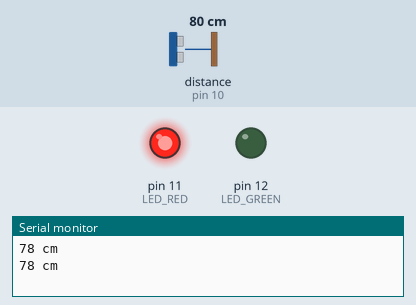
The sketch below on a simulated Arduino Uno, built with avr-gcc and run on an emulated ATmega328P. On the bench: output pins drawn as LEDs (lit = HIGH), the last lines printed to the serial monitor. Wiring (inferred from the names in the program): ultrasonic range finder: trigger pin 9; echo pin 10. The test bench sets the inputs (shaded band); at power-on: distance to the obstacle (sensor on pin 10) 80 cm. The echo pulse lasts 58.3 µs per cm; pins used as bus, display or sensor lines are not drawn.

Above: at 1.8 s.
1.9 s: distance to the obstacle (sensor on pin 10) set to 167 cm
3.4 s: distance to the obstacle (sensor on pin 10) set to 176 cm
At 5.2 s:
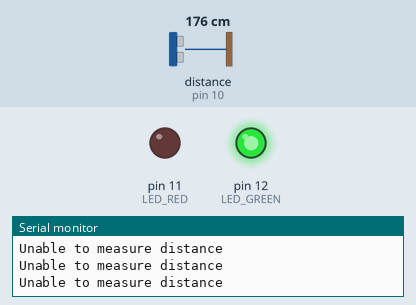
5.5 s: distance to the obstacle (sensor on pin 10) set to 35 cm
At 6.1 s:
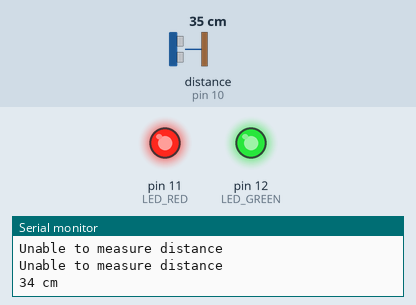
7.0 s: distance to the obstacle (sensor on pin 10) set to 24 cm
8.7 s: distance to the obstacle (sensor on pin 10) set to 19 cm
At 10.7 s:
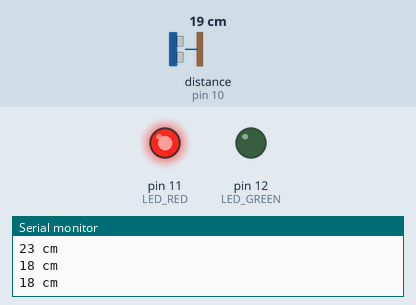
11.0 s: distance to the obstacle (sensor on pin 10) set to 250 cm
At 12.0 s:
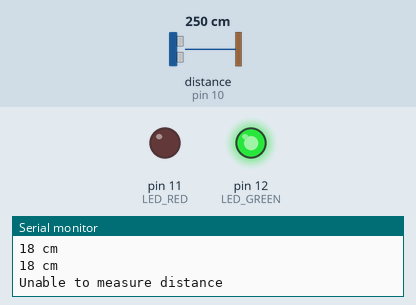
Timing chart, 0 to 14.0 s (numbered marks = the images above; inputs shaded):
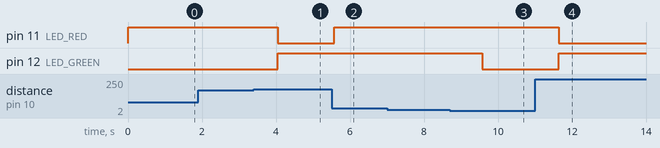

The sketch:

Sample_1_Ultrasonic_Sensor-spec2.ino
```cpp
#define trigPin 9
#define echoPin 10
#define BUZZER 6

#define LED_RED 11
#define LED_GREEN 12
#define LED_BLUE 13

void setup()
{
  Serial.begin (9600);

  pinMode(trigPin, OUTPUT);
  pinMode(echoPin, INPUT);
  pinMode(LED_RED, OUTPUT);
  pinMode(LED_GREEN, OUTPUT);

}

void loop()
{
//******************************************************//
  // Sample Code
  long duration, distance;
  // (1) : generate ultrasonic waveform
  digitalWrite(trigPin, LOW);
  delayMicroseconds(2);
  digitalWrite(trigPin, HIGH);
  delayMicroseconds(10);

  // (2) : Waveform length - the time from the launch
  //       of the ultrasound to the return
  digitalWrite(trigPin, LOW);
  // pulseIn(pin_number, pulse)
  // Read a pulse (HIGH or LOW) on the pin.
  // For example, if value is HIGH, first pulseIn() waits until the pin goes HIGH,
  // second starts a timer, finally waits for the pin to go low and stops the timer.
  //  - Parameter 1 [pin_number] : Pin Number
  //  - Parameter 2 [pulse]      : pulse (HIGH or LOW)
  duration = pulseIn(echoPin, HIGH);

  distance = duration * 17 / 1000;
  // Why write "distance = duration * 17 / 1000" code
  // Distance is time x speed.
  // The speed is 340mm per second at the speed of sound,
  // so the time * 340m is converted to 34,000cm in order to change in cm.
  // The duration that the time value is stored in is stored in microseconds,
  // so it divides 1,000,000 for conversion.
  // So the time x 34,000 / 1,000,000 comes out and the sum is the distance * 34 / 1,000.
  // However, it took two times to reach and return to the obstacle, so divide by two.
  // Then comes the formula of time x 17 / 1,000.

  if (distance >= 170 || distance <= 0)
  {
    Serial.println("Unable to measure distance");
    analogWrite(LED_RED, 0);
    analogWrite(LED_GREEN,255);
  }
  else
  {
    Serial.print(distance);
    Serial.println(" cm");
    analogWrite(LED_RED, 255);
    //analogWrite(LED_GREEN,0);

    if (distance <=20){
//    tone (BUZZER,600);
//    delay(distance*10);
//    noTone(BUZZER);
    analogWrite(LED_GREEN,0);
    delay(distance*10);
  } else {
    delay(500);

  }
  }


  delay(500);
}
```

Measured:
- the behaviour switches between 171 and 172 cm on distance to the obstacle (sensor on pin 10) (found by bisection; images 0 and 1)
- the behaviour switches between 22 and 21 cm on distance to the obstacle (sensor on pin 10) (found by bisection; images 2 and 3)
- after the input at 3.4 s, pin 11 (LED_RED): HIGH → LOW after 0.64 s; pin 12 (LED_GREEN): LOW → HIGH after 0.64 s
- after the input at 5.5 s, pin 11 (LED_RED): LOW → HIGH after 0.07 s
- after the input at 8.7 s, pin 12 (LED_GREEN): HIGH → LOW after 0.88 s
- after the input at 11.0 s, pin 11 (LED_RED): HIGH → LOW after 0.64 s; pin 12 (LED_GREEN): LOW → HIGH after 0.64 s
